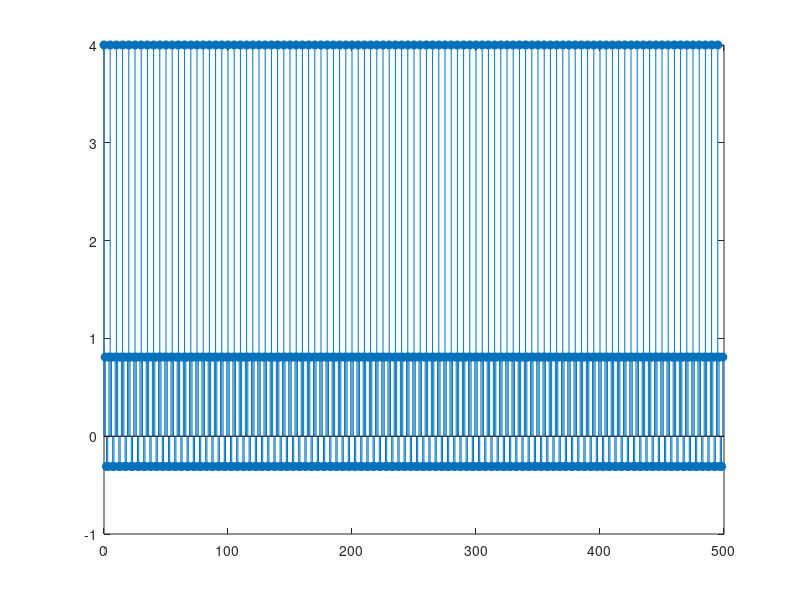
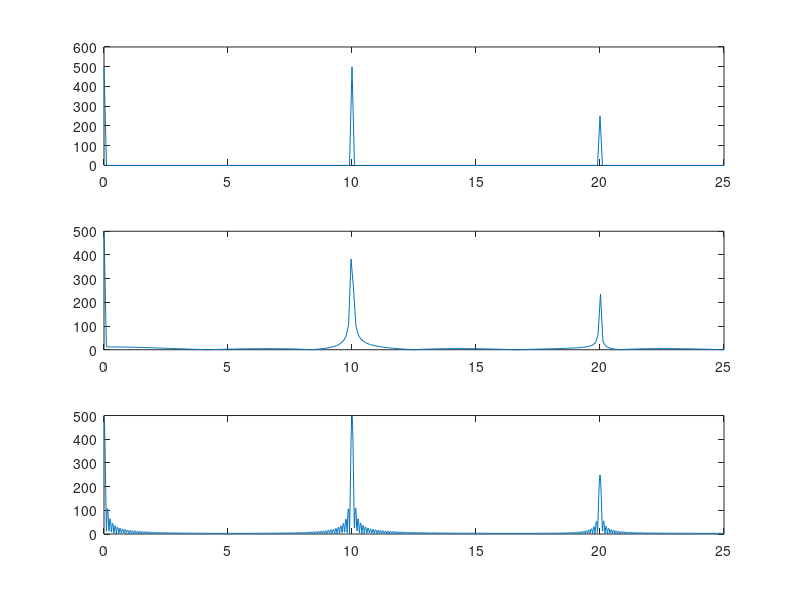

MATLAB code for these plots, in order:
clc,clear,close all
%% c)
N0=5;
n=0:499;
x=1+2*cos(2*pi/5*n) +cos(4*pi/5*n);
stem(n,x,'filled');
%% d
fs=50;
Nfft1=500;
Nfft2=512;
Nfft3=4096;

X1=fft(x,Nfft1);
X2=fft(x,Nfft2);
X3=fft(x,Nfft3);
figure;
k=(0:Nfft1/2);f1=k*fs/Nfft1; subplot(3,1,1);plot(f1,abs(X1(k+1)))
k=(0:Nfft2/2);f2=k*fs/Nfft2; subplot(3,1,2);plot(f2,abs(X2(k+1)))
k=(0:Nfft3/2);f3=k*fs/Nfft3; subplot(3,1,3);plot(f3,abs(X3(k+1)))